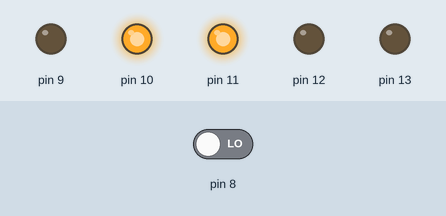
The sketch below on a simulated Arduino Uno, built with avr-gcc and run on an emulated ATmega328P. On the bench: output pins drawn as LEDs (lit = HIGH). The inputs (shaded band) are chosen by the test bench; at power-on: pin 8 LOW.

Above: at 1.2 s.
1.3 s: pin 8 driven HIGH
At 7.9 s:
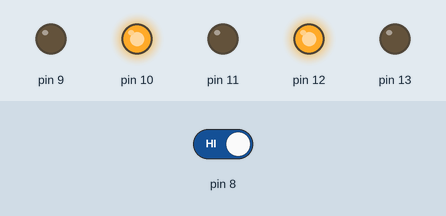
At 11.4 s:
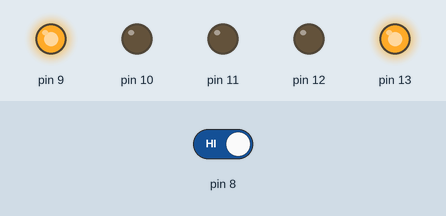
Timing chart, 0 to 12.9 s (numbered marks = the images above; inputs shaded):
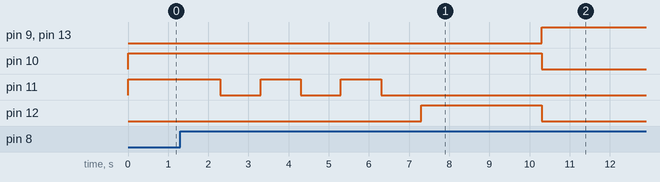

Measured:
- after the input at 1.3 s, pin 9, pin 13: LOW → HIGH after 9.0 s; pin 10: HIGH → LOW after 9.0 s; pin 11: alternates HIGH for 1.0 s and LOW for 1.0 s, 5 changes in all, then stays LOW, starting after 1.0 s; pin 12: LOW → HIGH after 6.0 s, → LOW 3.0 s later

The sketch:

traffic_lights.ino
```cpp
#include "timer.h"
#include "blinker.h"
#include "button.h"

constexpr uint8_t led_car_r = 13u;
constexpr uint8_t led_car_y = 12u;
constexpr uint8_t led_car_g = 11u;

constexpr uint8_t led_human_r = 10u;
constexpr uint8_t led_human_g = 9u;

constexpr uint8_t pin_button = 8u;

void setup()
{
    Serial.begin(115200);

    pinMode(led_car_r, OUTPUT);
    pinMode(led_car_y, OUTPUT);
    pinMode(led_car_g, OUTPUT);

    pinMode(led_human_r, OUTPUT);
    pinMode(led_human_g, OUTPUT);

    pinMode(pin_button, INPUT);

    // Serial.print(sizeof(test));
}

void loop()
{
    // LEDs

    // Car

    static bool car_is_red = false;

    static bool car_is_yellow = false;

    static bool car_is_green = true;

    if (car_is_red)
    {
        digitalWrite(led_car_r, 1);
    }
    else
    {
        digitalWrite(led_car_r, 0);
    }

    if (car_is_yellow)
    {
        digitalWrite(led_car_y, 1);
    }
    else
    {
        digitalWrite(led_car_y, 0);
    }

    if (car_is_green)
    {
        digitalWrite(led_car_g, 1);
    }
    else
    {
        digitalWrite(led_car_g, 0);
    }

    // Human

    static bool human_is_red = true;

    static bool human_is_green = false;

    if (human_is_red)
    {
        digitalWrite(led_human_r, 1);
    }
    else
    {
        digitalWrite(led_human_r, 0);
    }

    if (human_is_green)
    {
        digitalWrite(led_human_g, 1);
    }
    else
    {
        digitalWrite(led_human_g, 0);
    }

    // Button

    static Button button(pin_button);

    static bool signal_to_unlock_button = false;
    static bool signal_click_button = false;

    button.check_click(
        &signal_to_unlock_button,
        &signal_click_button);

    // Car

    // Blinker Green

    static constexpr uint32_t interval_left = 1000u;
    static constexpr uint32_t interval_right = 1000u;
    static constexpr uint32_t limit_count = 3u;

    static Blinker blinker(
        interval_left,
        interval_right,
        limit_count);

    static bool blinker_finished = false;

    blinker(
        &signal_click_button,
        &car_is_green,
        nullptr,
        &blinker_finished);


    // Yellow

    static constexpr uint32_t duration_yellow = 3000u;

    static Timer timer_yellow(duration_yellow);

    static bool yellow_finished = false;

    timer_yellow(&blinker_finished, &car_is_yellow, &yellow_finished);

    // Red

    static constexpr uint32_t duration_red = 10000u;

    static Timer timer_red(duration_red);

    static bool red_finished = false;

    timer_red(&yellow_finished, &car_is_red, &red_finished);

    const bool reset = red_finished;

    // timer_red(&yellow_finished, &car_is_red, &signal_to_unlock_button);

    // Sleep

    static constexpr uint32_t duration_sleep = 5000u;

    static Timer timer_sleep(duration_sleep);

    timer_sleep(&red_finished, nullptr, &signal_to_unlock_button);

    // Reset state
    if (reset)
    {
        // Serial.println("In reset");

        car_is_red = false;
        car_is_yellow = false;
        car_is_green = true;

        // reset = false;
    }

    // Human

    if (car_is_red || car_is_red)
    {
        human_is_red = false;
        human_is_green = true;
    }

    if (car_is_green)
    {
        human_is_red = true;
        human_is_green = false;
    }

}
```

blinker.h
```cpp
#ifndef INSOMNIA_BLINKER_H
#define INSOMNIA_BLINKER_H

#include "timer.h"

class Blinker
{
public:
    Blinker() :
        is_active_(false),
        interval_left_(0u),
        interval_right_(0u),
        limit_count_(0u),
        current_count_(0u),
        cycle(false),
        intro(false) {}

    Blinker(
        const uint32_t interval_left,
        const uint32_t interval_right,
        const uint32_t limit_count) :
        is_active_(false),
        interval_left_(interval_left),
        interval_right_(interval_right),
        limit_count_(limit_count),
        current_count_(0u),
        cycle(false),
        intro(false) {}

    void operator () (
        bool *signal,
        bool *active_left,
        bool *active_right,
        bool *finish)
    {
        if (signal == nullptr)
        {
            Serial.println("Error: Signal is null pointer");
            return;
        }

        if (*signal)
        {
            if (this->is_active_)
            {
                Serial.println("Error: Start active timer");
                return;
            }

            this->is_active_ = true;

            this->current_count_ = 0u;

            this->left = Timer(this->interval_left_);
            this->right = Timer(this->interval_right_);

            this->cycle = true;
            this->intro = false;

            *signal = false;
        }

        this->left(&(this->cycle), active_left, &(this->intro));
        this->right(&(this->intro), active_right, &(this->cycle));

        if (this->cycle)
        {
            ++(this->current_count_);

            if (this->current_count_ >= this->limit_count_)
            {
                if (finish != nullptr)
                {
                    this->is_active_ = false;
                    this->current_count_ = 0u;

                    *finish = true;
                }

                this->cycle = false;
            }
        }
    }

private:
    bool is_active_;

    uint32_t interval_left_;
    uint32_t interval_right_;
    uint32_t limit_count_;
    uint32_t current_count_;

    Timer left;
    Timer right;

    bool cycle;
    bool intro;
};

#endif
```

button.h
```cpp
#ifndef INSOMNIA_BUTTON_H
#define INSOMNIA_BUTTON_H

class Button
{
public:
    Button() :
    idx_pin_(-1),
    is_locked_(false) {}

    Button(const uint8_t idx_pin) :
    idx_pin_(idx_pin),
    is_locked_(false) {}

    void check_click(
        bool *signal_to_unlock,
        bool *signal_click)
    {
        if (signal_to_unlock == nullptr)
        {
            Serial.println("Error: Signal_to_unlock is null pointer");
            return;
        }

        if (signal_click == nullptr)
        {
            Serial.println("Error: Signal_click is null pointer");
            return;
        }

        if (*signal_to_unlock)
        {
            this->is_locked_ = false;
            *signal_to_unlock = false;
        }

        const bool is_pressed_button =
            digitalRead(this->idx_pin_);

        if (!(this->is_locked_) && is_pressed_button)
        {
            this->is_locked_ = true;
            *signal_click = true;
        }
    }

private:
    uint8_t idx_pin_;
    bool is_locked_;
};

#endif
```

timer.h
```cpp
#ifndef INSOMNIA_TIMER_H
#define INSOMNIA_TIMER_H

class Timer
{
public:
    Timer() :
        interval_(0u),
        time_start_(0u),
        is_active_(false) {}

    Timer(const uint32_t interval) :
        interval_(interval),
        time_start_(0u),
        is_active_(false) {}

    void operator () (
        bool *signal,
        bool *active,
        bool *finish)
    {
        const uint32_t now = millis();

        if (signal == nullptr)
        {
            Serial.println("Error: Signal is null pointer");
            return;
        }

        if (*signal)
        {
            if (this->is_active_)
            {
                Serial.println("Error: Start active timer");
                return;
            }
            this->time_start_ = now;
            this->is_active_ = true;

            *signal = false;
            if (active != nullptr)
            {
                *active = true;
            }
            if (finish != nullptr)
            {
                *finish = false;
            }

            return;
        }

        if (this->is_active_)
        {
            if (now - this->time_start_ <= this->interval_)
            {
                *signal = false;
                if (active != nullptr)
                {
                    *active = true;
                }
                if (finish != nullptr)
                {
                    *finish = false;
                }
            }
            else
            {
                this->time_start_ = 0u;
                this->is_active_ = false;

                *signal = false;
                if (active != nullptr)
                {
                    *active = false;
                }
                if (finish != nullptr)
                {
                    *finish = true;
                }
            }
        }
    }

private:
    uint32_t interval_;
    uint32_t time_start_;
    bool is_active_;
};

#endif
```
